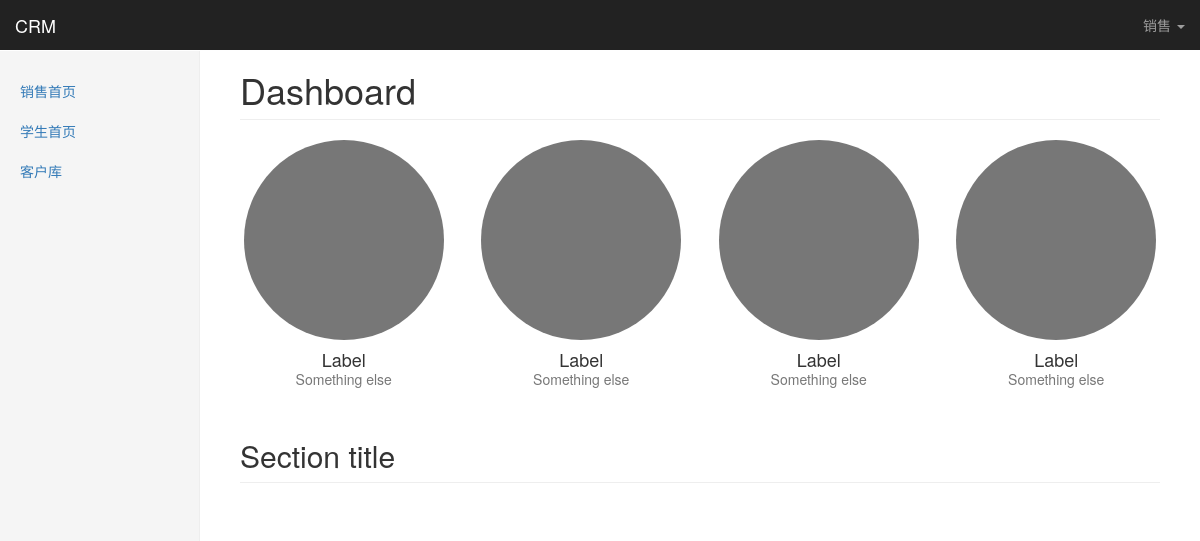
Page /crm/ (signed in) on the committed database.
### crm/models.py (models this page shows, shortened)
class UserProfile(models.Model):
    user = models.OneToOneField(User,on_delete=models.CASCADE)
    name = models.CharField(max_length=32)
    roles = models.ManyToManyField("Role",blank=True,null=True)
    class Meta:
        verbose_name = "账号表"
        verbose_name_plural = "账号表"

class Menu(models.Model):
    name = models.CharField(max_length=32)
    url_type_choices = ((0,'alias'),(1,'absolute_url'))
    url_type = models.SmallIntegerField(choices=url_type_choices,default=0)
    url_name = models.CharField(max_length=64)
    class Meta:
        verbose_name = "菜单"
        verbose_name_plural = "菜单"

### crm/views.py (the view)
def index(request):
    return render(request,"index.html")

### templates/index.html (shortened to what this page needs)
{% extends 'base.html' %}
{% block body %}
<body>
    <nav class="navbar navbar-inverse navbar-fixed-top">
      <div class="container-fluid">
        <div class="navbar-header">
          <a class="navbar-brand" href="#">CRM</a>
        </div>
              <div id="navbar" class="navbar-collapse collapse">
                      <ul class="nav navbar-nav navbar-right">
                        <li class="dropdown">
                              <a href="#" class="dropdown-toggle" data-toggle="dropdown" aria-expanded="false">{{ request.user.userprofile.name }} <span class="caret"></span></a>
                        </li>
                      </ul>
                </div>
      </div>
    </nav>
    <div class="container-fluid">
      <div class="row">
        <div class="col-sm-3 col-md-2 sidebar">
          <ul class="nav nav-sidebar">
              {% for role in request.user.userprofile.roles.all %}
                  {% for menu in role.menu.all %}
            <li class=""><a href="{% if menu.url_type == 0 %}{% url menu.url_name %} {% else %} {{ menu.url_name }} {% endif %}">{{ menu.name }} <span class="sr-only">(current)</span></a></li>
              {% endfor %}
              {% endfor %}
          </ul>
        </div>
        <div class="col-sm-9 col-sm-offset-3 col-md-10 col-md-offset-2 main">
            {% block page-content %}
          <h1 class="page-header">Dashboard</h1>
          <div class="row placeholders">
            <div class="col-xs-6 col-sm-3 placeholder">
              <img width="200" height="200" class="img-responsive" alt="Generic placeholder thumbnail">
              <h4>Label</h4>
              <span class="text-muted">Something else</span>
            </div>
            <div class="col-xs-6 col-sm-3 placeholder">
              <img width="200" height="200" class="img-responsive" alt="Generic placeholder thumbnail">
              <h4>Label</h4>
              <span class="text-muted">Something else</span>
            </div>
            <div class="col-xs-6 col-sm-3 placeholder">
              <img width="200" height="200" class="img-responsive" alt="Generic placeholder thumbnail">
              <h4>Label</h4>
              <span class="text-muted">Something else</span>
            </div>
            <div class="col-xs-6 col-sm-3 placeholder">
              <img width="200" height="200" class="img-responsive" alt="Generic placeholder thumbnail">
              <h4>Label</h4>
              <span class="text-muted">Something else</span>
            </div>
          </div>
          <h2 class="sub-header">Section title</h2>
           {% endblock %}
        </div>
      </div>
    </div>
</body>
{% endblock %}

### statics/css/dashboard.css (style rules this page uses)
body { padding-top: 50px; }
.sub-header { padding-bottom: 10px; border-bottom: 1px solid #eee; }
.navbar-fixed-top { border: 0; }
.sidebar { display: none; }
@media (min-width: 768px) { .sidebar { position: fixed; top: 51px; bottom: 0; left: 0; z-index: 1000; display: block; padding: 20px; overflow-x: hidden; overflow-y: auto; background-color: #f5f5f5; border-right: 1px solid #eee; } }
.nav-sidebar { margin-right: -21px; margin-bottom: 20px; margin-left: -20px; }
.nav-sidebar > li > a { padding-right: 20px; padding-left: 20px; }
.main { padding: 20px; }
@media (min-width: 768px) { .main { padding-right: 40px; padding-left: 40px; } }
.main .page-header { margin-top: 0; }
.placeholders { margin-bottom: 30px; text-align: center; }
.placeholders h4 { margin-bottom: 0; }
.placeholder { margin-bottom: 20px; }
.placeholder img { display: inline-block; border-radius: 50%; }

### rows in the picture
Menu: name "销售首页"
Menu: name "学生首页"
Menu: name "客户库"

### other values in the picture
{{ request.user.userprofile.name }} "销售"
